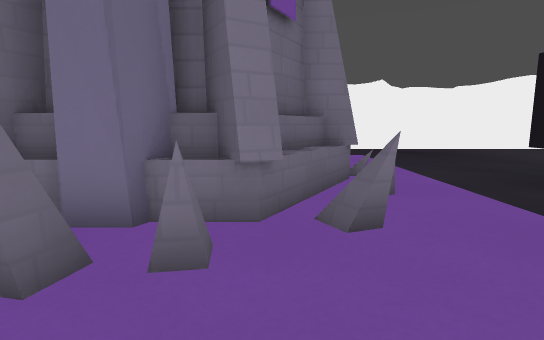
[1] (above)

15 first-person views from a walk through a 3-D level made in the Godot game engine. The camera is 1.2 m above the floor, tilts 8° down and sees 80° across. The floor is counted in squares, 1 m on a side. Each view is taken from the middle of a square. On the plan, view 1 faces up. The plan holds only what a view shows up to about 14 squares ahead; the rest is blank. The place goes on beyond the plan. Surface patterns are stand-ins for the level's own textures.

[2]
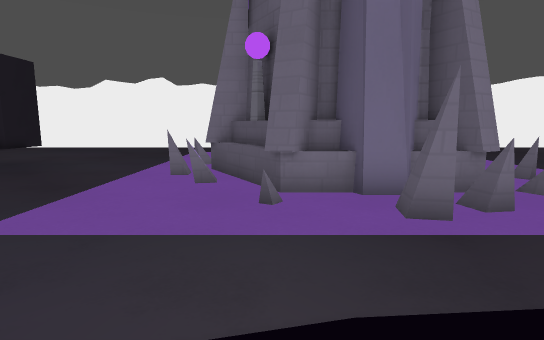

[3]
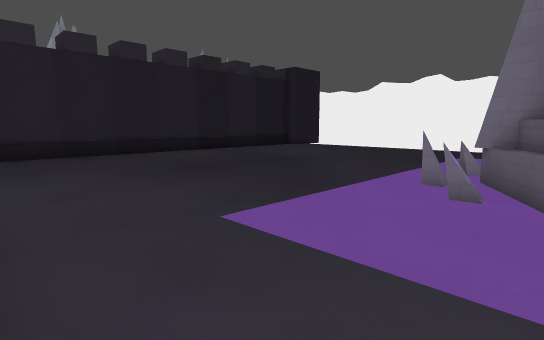

[4]
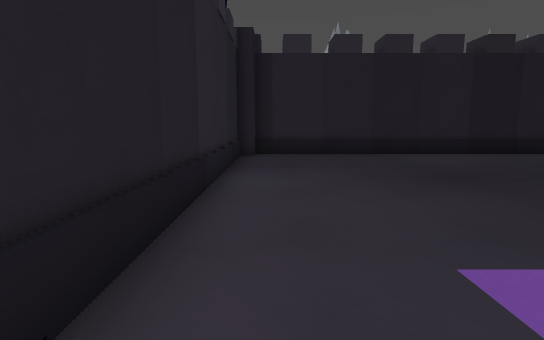

[5]
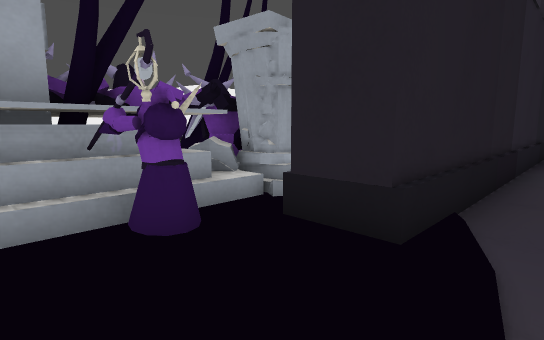

[6]
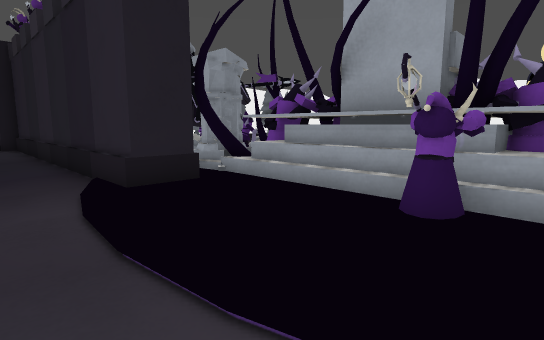

[7]
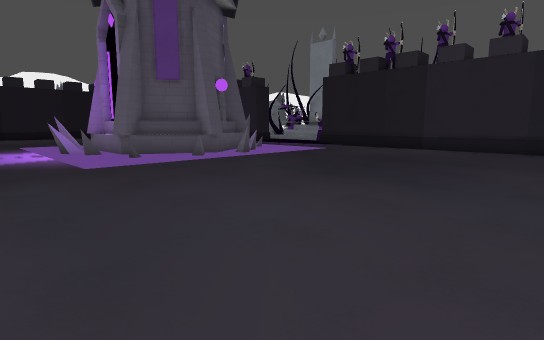

[8]
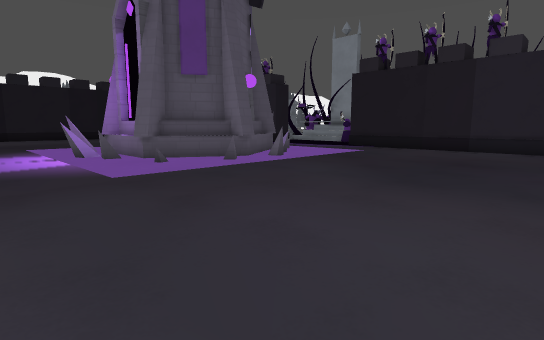

[9]
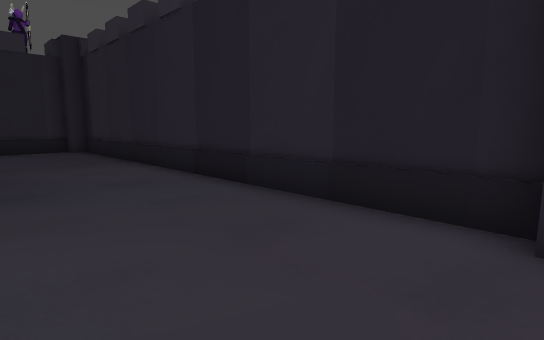

[10]
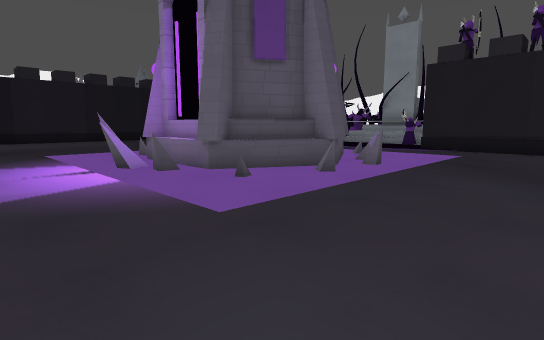

[11]
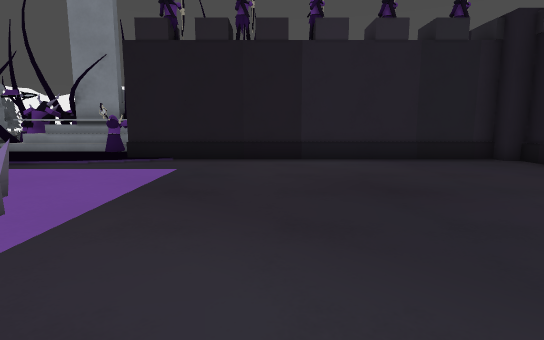

[12]
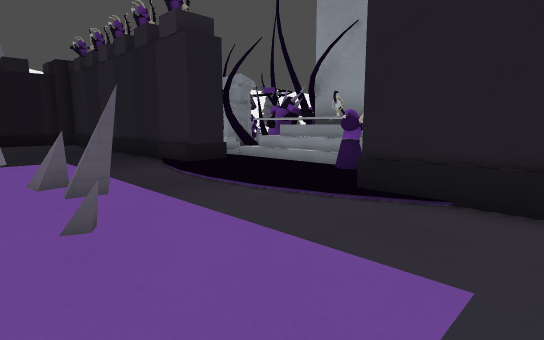

[13]
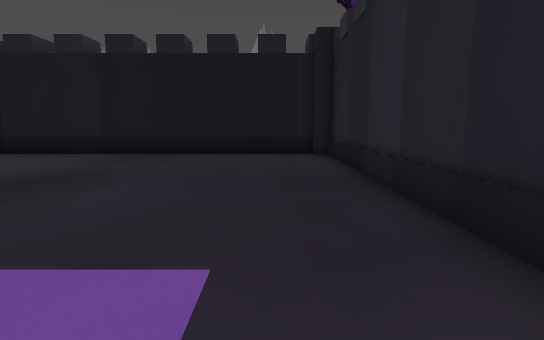

[14]
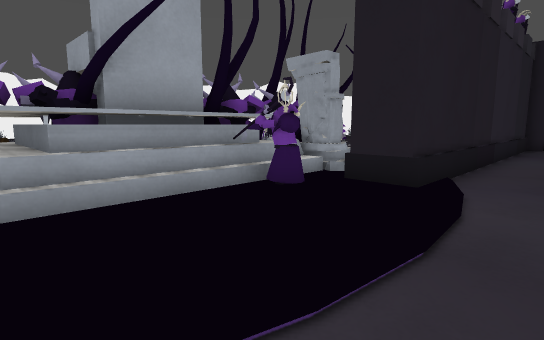

[15]
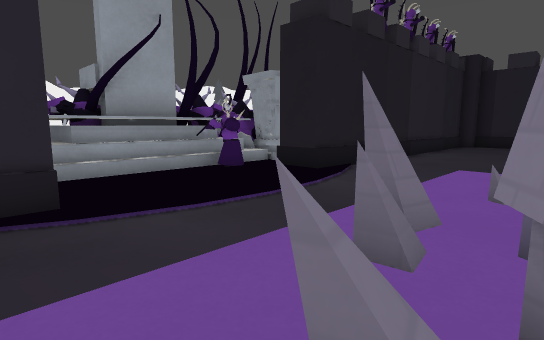

### Floor plan
Key: @ floor where view 1 was taken; # wall or solid block; x gap in a wall; . floor; = window, fence, low wall or low ledge; ^ raised ledge.
Columns run from 18 left of view 1 to 14 right of it. Each row starts with its distance up from view 1.
 15 #.............
 14 #...................... ......
 13 #.............................
 12 #...............#............   #
 11 #..............=#.##........   .#
 10 #.............#####==......   ..#
  9 #............=####   ...... ....#
  8 #...........=##      ...........#
  7 #...........###    ##...........#
  6 #...........=##   ##............#
  5 #...........==#####==...........#
  4 #.............#####=............#
  3 #.............=.#=.=............#
  2 #...............#=..............#
  1 #...............................#
  0 #.................@.............#
 -1 ##############..  .##############
 -2              #.    #
 -3              #x#   #
 -4             #^^^^^^^#
 -5             #^^###^^#
 -6             ######^##

Where each view was taken, in squares from view 1:
view 1: 0 up, 0 right, facing up
view 2: 2 down, 4 left, facing up
view 3: 1 down, 4 left, facing up-left
view 4: 0 up, 5 left, facing left
view 5: 0 up, 2 left, facing down-left
view 6: 1 up, 5 left, facing down-right
view 7: 15 up, 17 left, facing down-right
view 8: 15 up, 15 left, facing down-right
view 9: 15 up, 14 left, facing down-left
view 10: 15 up, 11 left, facing down-right
view 11: 10 up, 10 left, facing down
view 12: 4 up, 8 left, facing down-right
view 13: 1 up, 1 right, facing right
view 14: 1 up, 1 right, facing down-left
view 15: 4 up, 2 right, facing down-left
